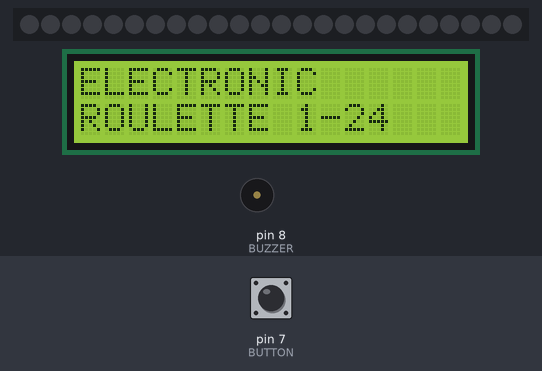
This sketch was run on a simulated Arduino Uno, built with avr-gcc and run on an emulated ATmega328P. Shown: 24 RGB LEDs in strip order, left to right, 16×2 character LCD, buzzer (waves = sounding). The test bench sets the inputs (shaded band); at power-on: pin 7 (BUTTON) HIGH. Random numbers use the default seed unless the sketch sets one.

Above: at 1.2 s.
1.3 s: pin 7 (BUTTON) pulled LOW for 0.15 s
At 6.12 s:
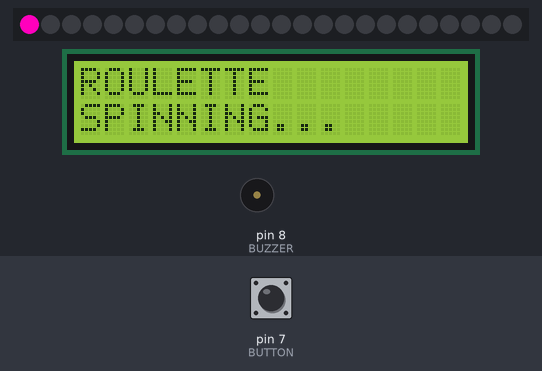
At 15.4 s:
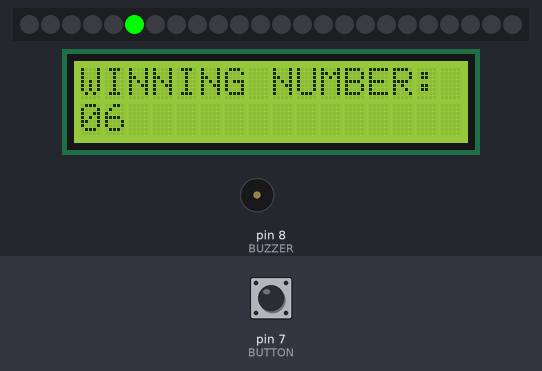
Timing chart, 0 to 16.9 s (numbered marks = the images above; inputs shaded):
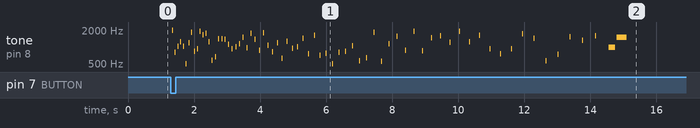

Measured:
- after the input at 1.3 s, tone on pin 8 (BUZZER): plays 1998 Hz for 0.03 s, 800 Hz for 0.03 s, 1027 Hz for 0.03 s, 1242 Hz for 0.03 s, 1025 Hz for 0.03 s, 505 Hz for 0.03 s … (72 notes in this stretch), starting at once; the display: first changes at once (image 1 shows a later state)

The sketch:

main.ino
```cpp
#include <LiquidCrystal.h>
#include <Adafruit_NeoPixel.h>

#define LED_PIN 6
#define BUTTON 7
#define BUZZER 8
#define NUMPIXELS 24

LiquidCrystal lcd(12, 11, 5, 4, 3, 2);
Adafruit_NeoPixel pixels(NUMPIXELS, LED_PIN, NEO_GRB + NEO_KHZ800);

void setup() {
  pixels.begin();
  pixels.setBrightness(255);
  pixels.show();

  lcd.begin(16, 2);
  pinMode(BUTTON, INPUT_PULLUP);
  pinMode(BUZZER, OUTPUT);

  randomSeed(analogRead(A0));

  lcd.print("ELECTRONIC");
  lcd.setCursor(0, 1);
  lcd.print("ROULETTE 1-24");
}

void loop() {
  if (digitalRead(BUTTON) == LOW) {
    delay(30);
    if (digitalRead(BUTTON) == LOW) {
      spinRoulette();
      while (digitalRead(BUTTON) == LOW) delay(10);
    }
  }
}

void spinRoulette() {
  int pos = random(NUMPIXELS);
  int steps = random(60, 81);

  lcd.clear();
  lcd.print("ROULETTE");
  lcd.setCursor(0, 1);
  lcd.print("SPINNING...");

  for (int i = 0; i < steps; i++) {
    pixels.clear();
    pixels.setPixelColor(pos,
      pixels.gamma32(pixels.ColorHSV(random(65536), 255, 255)));
    pixels.show();

    tone(BUZZER, random(500, 2000), 30);
    delay(80 + i * i / 15);

    if (i < steps - 1)
      pos = (pos + 1) % NUMPIXELS;
  }

  noTone(BUZZER);

  int result = pos + 1;

  pixels.clear();
  pixels.setPixelColor(pos, pixels.Color(0, 255, 0));
  pixels.show();

  lcd.clear();
  lcd.print("WINNING NUMBER:");
  lcd.setCursor(0, 1);
  if (result < 10) lcd.print("0");
  lcd.print(result);

  tone(BUZZER, 1000, 200);
  delay(250);
  tone(BUZZER, 1500, 300);
  delay(350);
  noTone(BUZZER);
}
```
